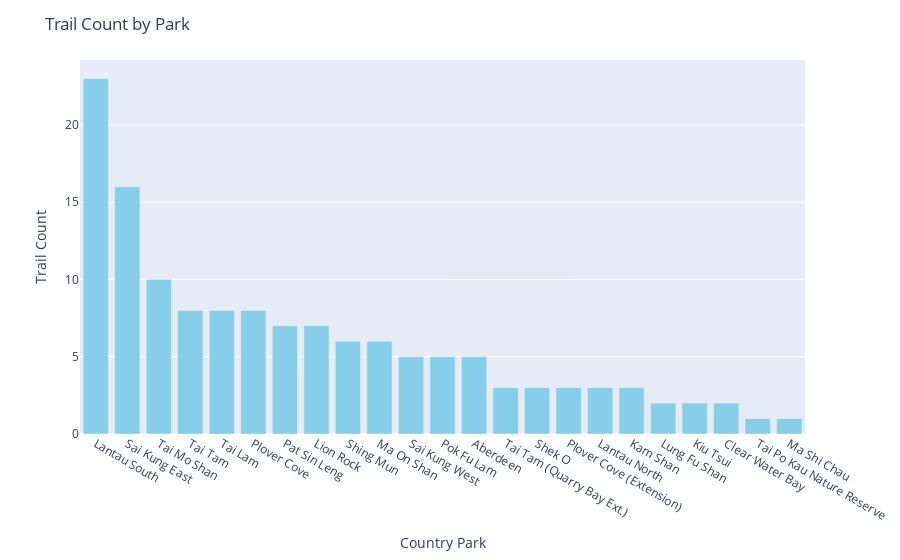

Source (notebook cell):
### Code cell
# template 5

import plotly.express as px

# Connect to the database
conn = sqlite3.connect('data/hiking.db')

# Query the data
query1 = '''
SELECT p.park_name, COUNT(t.trail_name) AS trail_count
FROM Trail AS t
JOIN Park AS p ON t.park_id = p.park_id
GROUP BY p.park_name
ORDER BY trail_count DESC
'''

data = pd.read_sql_query(query1, conn)

# Create the stacked bar chart
fig = px.bar(data, x='park_name', y='trail_count', color_discrete_sequence=['skyblue'])
fig.update_layout(title='Trail Count by Park', 
                  xaxis_title='Country Park', 
                  yaxis_title='Trail Count')
fig.show()

### Figure 1 — Plotly figure (JSON) as saved in the notebook; plotly's stock layout.template omitted (floating-point values rounded to 4 significant figures)
{"data": [{"alignmentgroup": "True", "hovertemplate": "park_name=%{x}<br>trail_count=%{y}<extra></extra>", "legendgroup": "", "marker": {"color": "skyblue", "pattern": {"shape": ""}}, "name": "", "offsetgroup": "", "orientation": "v", "showlegend": false, "textposition": "auto", "type": "bar", "x": ["Lantau South", "Sai Kung East", "Tai Mo Shan", "Tai Tam", "Tai Lam", "Plover Cove", "Pat Sin Leng", "Lion Rock", "Shing Mun", "Ma On Shan", "Sai Kung West", "Pok Fu Lam", "Aberdeen", "Tai Tam (Quarry Bay Ext.)", "Shek O", "Plover Cove (Extension)", "Lantau North", "Kam Shan", "Lung Fu Shan", "Kiu Tsui", "Clear Water Bay", "Tai Po Kau Nature Reserve", "Ma Shi Chau"], "xaxis": "x", "y": [23, 16, 10, 8, 8, 8, 7, 7, 6, 6, 5, 5, 5, 3, 3, 3, 3, 3, 2, 2, 2, 1, 1], "yaxis": "y"}], "layout": {"barmode": "relative", "legend": {"tracegroupgap": 0}, "margin": {"t": 60}, "title": {"text": "Trail Count by Park"}, "xaxis": {"anchor": "y", "domain": [0, 1], "title": {"text": "Country Park"}}, "yaxis": {"anchor": "x", "domain": [0, 1], "title": {"text": "Trail Count"}}}}
